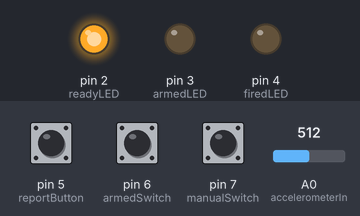
This sketch was run on a simulated Arduino Uno, built with avr-gcc and run on an emulated ATmega328P. On the bench: output pins drawn as LEDs (lit = HIGH). The inputs (shaded band) are chosen by the test bench; at power-on: pin 5 (reportButton) LOW, A0 (accelerometerIn) = 512, pin 6 (armedSwitch) LOW, pin 7 (manualSwitch) LOW. Pins used as bus, display or sensor lines are not drawn.

Above: at 1.7 s.
1.8 s: pin 5 (reportButton) pulled HIGH for 3.2 s
At 5.7 s:
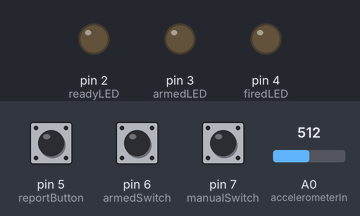
6.5 s: A0 (accelerometerIn) set to 527
8.3 s: A0 (accelerometerIn) set to 550
At 9.5 s:
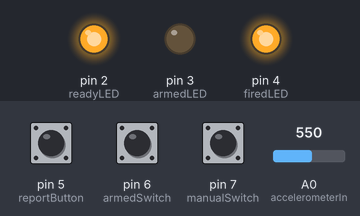
9.8 s: pin 5 (reportButton) pulled HIGH for 3.2 s
At 12.92 s:
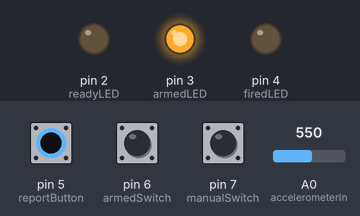
Timing chart, 0 to 17.0 s (numbered marks = the images above; inputs shaded):
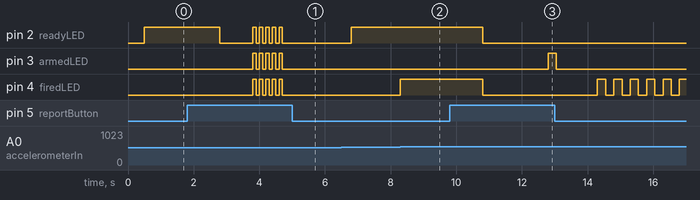

Measured:
- the behaviour switches between 533 and 534 on A0 (accelerometerIn) (found by bisection; images 1 and 2)
- after the input at 1.8 s, pin 2 (readyLED): HIGH → LOW after 1.0 s, then repeats every 0.20 s: HIGH 0.10 s, LOW 0.10 s, until it stays LOW from 4.7 s; pin 3 (armedLED), pin 4 (firedLED): alternates HIGH for 0.10 s and LOW for 0.10 s, 10 changes in all, then stays LOW, starting after 2.0 s
- after the input at 8.3 s, pin 4 (firedLED): LOW → HIGH at once
- after the input at 9.8 s, pin 2 (readyLED): HIGH → LOW after 1.0 s; pin 3 (armedLED): LOW → HIGH after 3.0 s, → LOW 0.25 s later; pin 4 (firedLED): HIGH → LOW after 1.0 s, then repeats every 0.50 s: HIGH 0.25 s, LOW 0.25 s

The sketch:

Air_Bag.ino
```cpp
// (licence header left out)
int readyLED = 2;         // Green LED, shows power applied and Arduino is ready to go.
int armedLED = 3;         // Orange LED. Pyro igniter connected.
int firedLED = 4;         // Red LED lights when pyro fires.
int reportButton = 5;     // When pressed reports the highest G force recorded via blinking the above LEDs (green=hundreds, orange=tens, red=singes)
int armedSwitch = 6;      // When closed, the igniter is armed. (via a DPDT switch)
int manualSwitch = 7;     // When shorted it triggers the pyro. (Used only for testing.)
int pyroTrigger = 8;      // When high it triggers whatever I'm using to light the charge.
int accelerometerIn = A0; // Accelerometer input. (ADXL193 using Sparkfun's breakout board. #SEN-09332)

int maxG = 0;             // Maxiumum Gs detected since power on.
int triggerG = 11;        // G force required to trigger the switch.
boolean pyroTriggered = false; // True if the pyro has been triggered already. (So we don't keep triggereing it after it's fired.)

unsigned long reportButtonActiveTimer = 0;   // When the "report" button was depressed.
int reportButtonTriggerTime = 1000;  // How long the report button needs to be pressed before reporting. (Reporting takes some time and will disrupt G readings for a bit, so don't di it accidentally.)

void triggerPyro(boolean forceFire = false);  // Prototyping this function up top so I can set a default value.

void setup() {
  pinMode(readyLED, OUTPUT);
  digitalWrite(readyLED, LOW);
  pinMode(armedLED, OUTPUT);
  digitalWrite(armedLED, LOW);
  pinMode(firedLED, OUTPUT);
  digitalWrite(firedLED, LOW);
  pinMode(reportButton, INPUT);
  pinMode(armedSwitch, INPUT);
  pinMode(manualSwitch, INPUT);
  pinMode(pyroTrigger, OUTPUT);
  digitalWrite(pyroTrigger, LOW);
  pinMode(accelerometerIn, INPUT);

  // Should really run the self test on the accelerometer as well. But we didn't even hook it up.

  // Wait a bit for everything to power up and settle down.
  delay(500);

  // Ready to go!
  digitalWrite(readyLED, HIGH);
}

void loop() {
  int currentG = getCurrentGForce();

  if (currentG >= triggerG) {
    triggerPyro();    // Do this first since it's the most time sensitive.
  }

  digitalWrite(armedLED, digitalRead(armedSwitch));   // Turn on the Armed LED if needed.

  if (currentG > maxG){    // Remember the maxiumum G force in case we're currious about it later.
    maxG = currentG;
  }

  int now = millis();

  // See if the "Report" button is pressed and report if it's been pressed long enough.
  if (digitalRead(reportButton) == HIGH){
    if (reportButtonActiveTimer == 0) {  // Only set this if it wasn't pressed last time we checked.
      reportButtonActiveTimer = now;
    }
    if (now - reportButtonActiveTimer > reportButtonTriggerTime){
      reportMaxGForce(maxG);
      reportButtonActiveTimer = 0;
    }
  } else {
     reportButtonActiveTimer = 0;    // not pressed, reset the timer.
  }

  // See if the manual trigger button is pressed.
  if (digitalRead(manualSwitch) == HIGH){
    triggerPyro(true);                      // Force a firing even if it's been triggered before.
  }

}

// Returns the current G force reading.
// The ADXL193 returns a value of 2.5V to 5V (2.5 is zero, 5 is 250G)
// This reads that value and converts it to the associated G reading.
int getCurrentGForce(){
  return  map(analogRead(accelerometerIn), 511, 1023, 0, 250);
}

// Triggers the pyro (If it hasn't been triggered before or of forceFire is true)
void triggerPyro(boolean forceFire){
  if ((forceFire == true) || (pyroTriggered == false)){
    digitalWrite(pyroTrigger, HIGH);
    digitalWrite(firedLED, HIGH);
    delay(500);                        // keep the firing pin high for a bit, just to give it a change to ignite.
    digitalWrite(pyroTrigger, LOW);    // And stop trying to trigger it after a bit so if it didn't go off, you can approach it with less worry about when it's going to detonate.
  }
  pyroTriggered = true;
}

// Blinks the lights to report a numeric value.
// Green light blinks are the hundreds place
// Orange light blinks the tens place
// Red light blinks the single digits.
void reportMaxGForce(int reportValue){
  int onTime = 250;
  int offTime = 250;
  int betweenTime = 1000; // Delay between hundreds and tens place, etc.
  int afterTime = 2000;  // Delay after it's been thrown to

  // turn them all off to start with.
  digitalWrite(readyLED, LOW);
  digitalWrite(armedLED, LOW);
  digitalWrite(firedLED, LOW);

  delay(betweenTime);

  if (reportValue > 0) {
    int hundreds = reportValue/100;
    reportValue = reportValue - (hundreds * 100);
    int tens = reportValue/10;
    reportValue = reportValue - (tens * 10);

    // Hundreds.
    for (int i = 0; i<hundreds ;i++){
      digitalWrite(readyLED, HIGH);
      delay(onTime);
      digitalWrite(readyLED, LOW);
      delay(offTime);
    }

    delay(betweenTime);

    // Tens.
    for (int i = 0; i<tens;i++){
      digitalWrite(armedLED, HIGH);
      delay(onTime);
      digitalWrite(armedLED, LOW);
      delay(offTime);
    }

    delay(betweenTime);

    // Ones.
    for (int i = 0; i<reportValue;i++){
      digitalWrite(firedLED, HIGH);
      delay(onTime);
      digitalWrite(firedLED, LOW);
      delay(offTime);
    }
  } else { // Zero displays differently so we can tell it from being broken.
    for (int i=0;i<5;i++){
      digitalWrite(readyLED, HIGH);
      digitalWrite(armedLED, HIGH);
      digitalWrite(firedLED, HIGH);
      delay(100);
      digitalWrite(readyLED, LOW);
      digitalWrite(armedLED, LOW);
      digitalWrite(firedLED, LOW);
      delay(100);
    }
  }
  delay(afterTime);

  // Return light to their original status.
  digitalWrite(readyLED, HIGH);
  if (pyroTriggered == true){
    digitalWrite(firedLED, HIGH);
  }
  digitalWrite(armedLED, digitalRead(armedSwitch));
}
```
